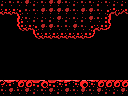

This game map was drawn from its Tiled (.tmx) file and the tilesets committed beside it. A one-line description and the full map source follow:
An orthogonal 16x12 tile map with 8x8 px tiles, 1 tile layer (Tile Layer 1) and 4 objects (2x item, walker-right, walker-left).

<map version="1.0" orientation="orthogonal" renderorder="right-down" width="16" height="12" tilewidth="8" tileheight="8" nextobjectid="34">
 <properties>
  <property name="left" value="hole" />
  <property name="right" value="hole" />
 </properties>
 <tileset firstgid="1" name="tiles" tilewidth="8" tileheight="8" tilecount="256" columns="16">
  <image source="tiles.png" width="128" height="128" />
 </tileset>
 <layer name="Tile Layer 1" width="16" height="12">
  <data encoding="csv">
114,113,113,115,114,113,115,115,113,114,113,113,114,113,114,114,
250,250,128,113,113,115,115,115,115,113,115,115,113,141,126,127,
1,1,251,113,114,114,114,115,114,113,114,115,113,252,1,1,
1,1,123,250,128,115,115,113,113,115,113,141,250,125,1,1,
1,1,1,1,123,250,250,250,250,250,250,125,1,1,1,1,
1,1,1,1,1,1,1,1,1,1,1,1,1,1,1,1,
1,1,1,1,1,1,1,1,1,1,1,1,1,1,1,1,
1,1,1,1,1,1,1,1,1,1,1,1,1,1,1,1,
1,1,1,1,1,1,1,1,1,1,1,1,1,1,1,1,
1,1,1,1,1,1,1,1,1,1,1,1,1,1,1,1,
98,99,97,97,100,103,100,254,99,254,101,254,97,97,97,97,
113,115,113,115,114,113,115,114,115,113,115,113,115,114,114,115
</data>
 </layer>
 <objectgroup name="objects">
  <object id="29" type="item" x="88" y="64" width="16" height="16" />
  <object id="31" type="walker-right" x="48" y="48" width="32" height="32" />
  <object id="32" type="walker-left" x="48" y="48" width="32" height="32" />
  <object id="33" type="item" x="24" y="64" width="16" height="16" />
 </objectgroup>
</map>
